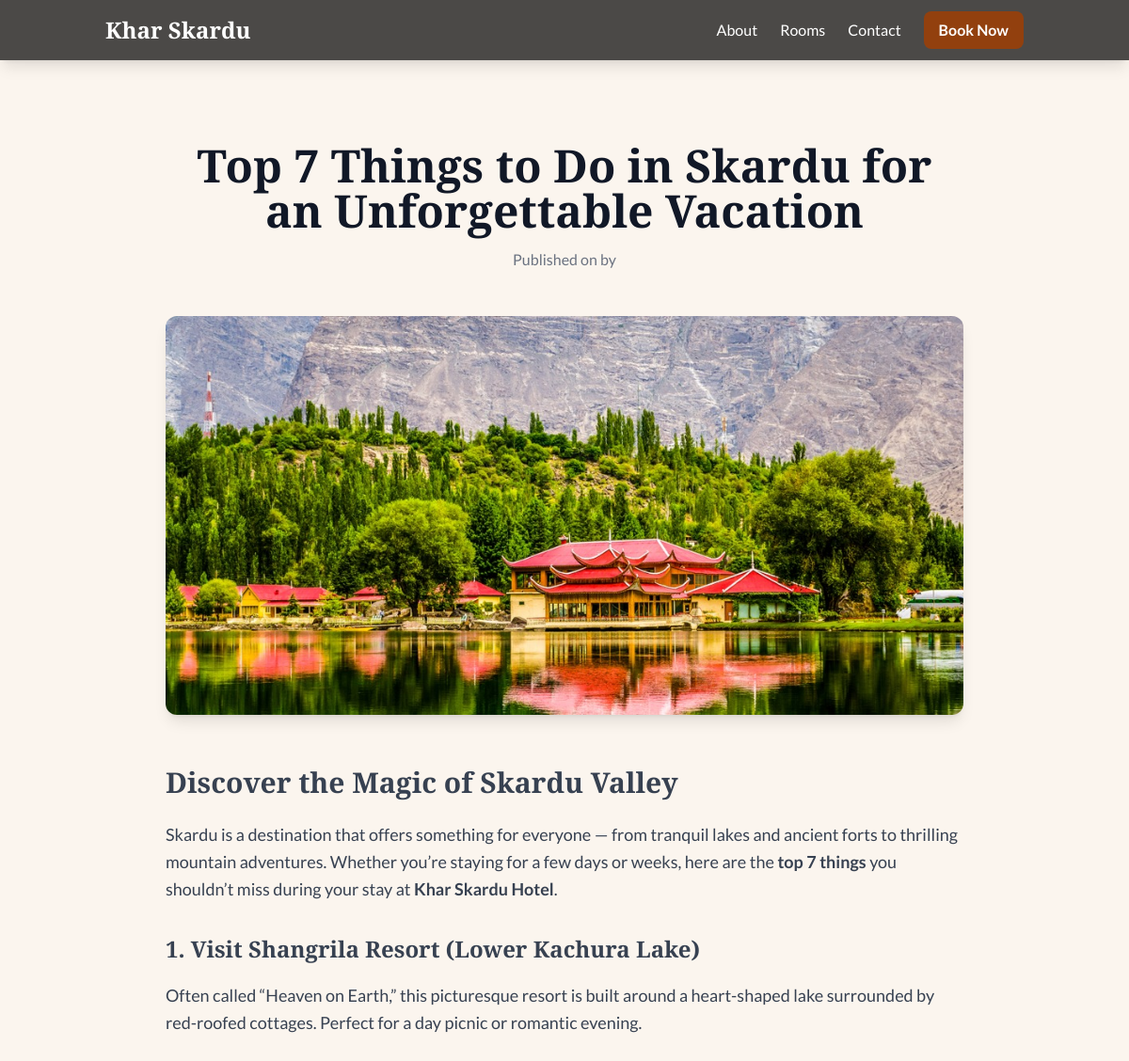
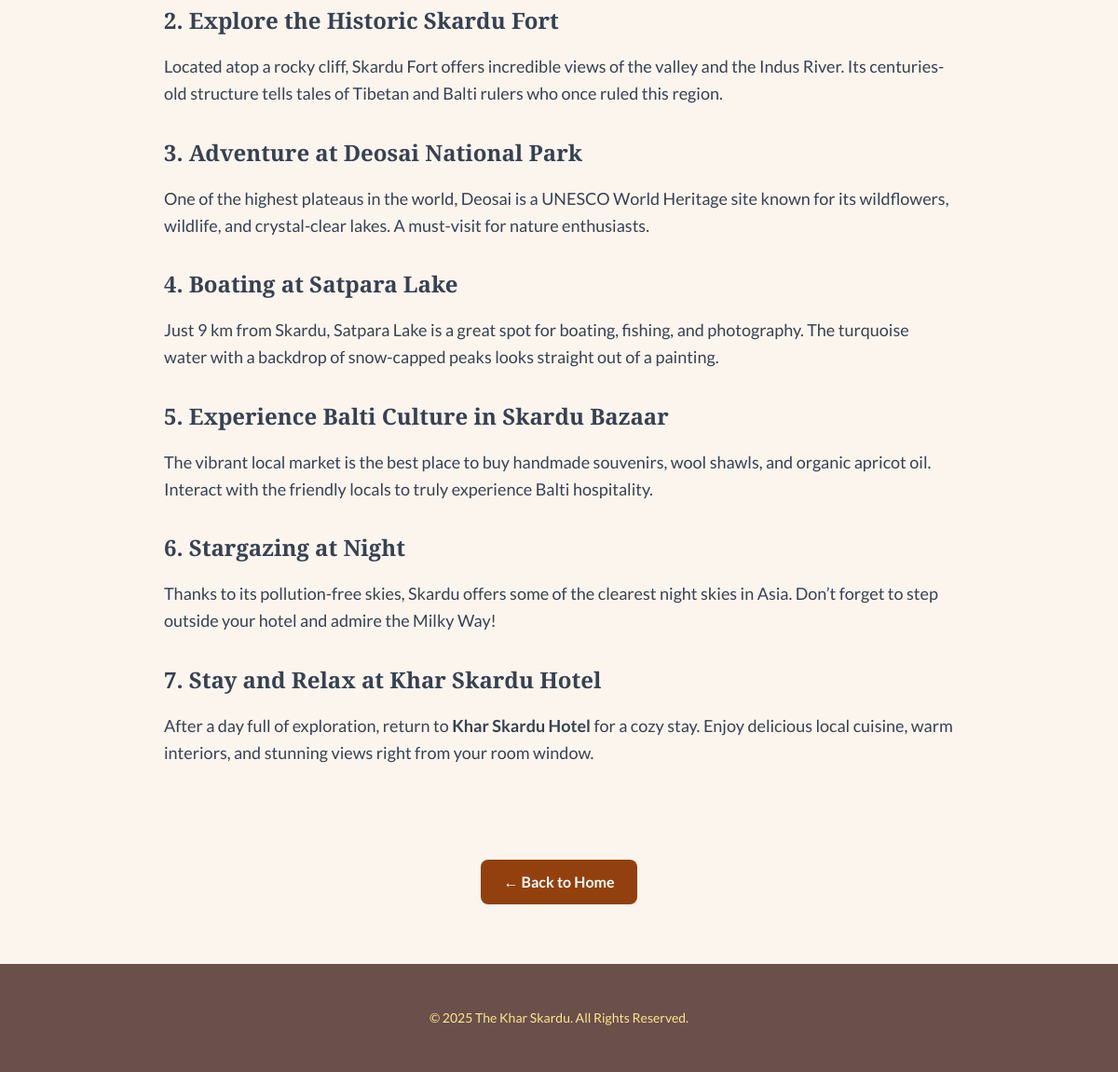
Page /blogview/2/ on the committed database (2 pictures, top to bottom).
### adminportal/models.py (models this page shows, shortened)
class Post(models.Model):
    title = models.CharField(max_length=200)
    content = RichTextField(blank=True, null=True)
    featured_image = models.ImageField(upload_to='post_images/', blank=True, null=True)
    created_at = models.DateTimeField(auto_now_add=True)
    tags = models.TextField(blank=True, null=True)

### KharSkardu/views.py (the view)
# urls.py: path('blogview/<int:id>/', views.blogs, name='blogview'),
def blogs(request,id):
    post=Post.objects.get(id=id)
    tagss=post.tags.split(',')
    return render(request, 'app/blogview.html',{
        'post':post,
        'tags':tagss,
    })

### adminportal/templates/app/blogview.html (shortened to what this page needs)
<!DOCTYPE html>
<html lang="en">
<head>
    <script src="https://cdn.tailwindcss.com"></script>
    <link href="https://unpkg.com/aos@2.3.1/dist/aos.css" rel="stylesheet">
</head>
<body class="text-gray-800">
    <nav id="navbar" class="bg-black bg-opacity-70 backdrop-blur-sm shadow-lg text-white sticky top-0 z-50">
        <div class="container mx-auto px-6 py-3 flex justify-between items-center">
            <a href="{% url 'home' %}" class="font-playfair text-2xl font-bold">Khar Skardu</a>
            <div class="hidden md:flex space-x-6 items-center">
                <a href="{% url 'home' %}#about" class="hover:text-amber-200 transition-colors">About</a>
                <a href="{% url 'home' %}#rooms" class="hover:text-amber-200 transition-colors">Rooms</a>
                <a href="{% url 'home' %}#contact" class="hover:text-amber-200 transition-colors">Contact</a>
                <a href="{% url 'home' %}#booking" class="bg-amber-800 hover:bg-amber-900 text-white font-bold py-2 px-4 rounded-lg animated-button">Book Now</a>
            </div>
        </div>
    </nav>
    <main class="py-20">
        <div class="container mx-auto px-6 max-w-4xl">
            <article data-aos="fade-up">
                <div class="text-center mb-12">
                    <h1 class="font-playfair text-4xl md:text-5xl font-bold text-gray-900 mt-2">{{ post.title }}</h1>
                    <p class="mt-4 text-gray-500">Published on {{ post.published_date|date:"F j, Y" }} by </p>
                </div>
                <img src="{{ post.featured_image.url }}" alt="{{ post.title }}" class="w-full h-auto max-h-[500px] object-cover rounded-xl shadow-lg mb-12">
                <div class="prose-styling text-lg text-gray-700 leading-relaxed">
                    {{ post.content|safe }}
                </div>
            </article>
        </div>
    </main>
    <div class="container mx-auto px-6 mb-16 text-center">
        <a href="{% url 'home' %}" class="inline-block bg-amber-800 hover:bg-amber-900 text-white font-bold py-3 px-6 rounded-lg animated-button">← Back to Home</a>
    </div>
    <footer class="wooden-bg text-white">
        <div class="container mx-auto px-6 py-12 text-center text-sm text-amber-200">
            <p>© 2025 The Khar Skardu. All Rights Reserved.</p>
        </div>
    </footer>
</body>
</html>

### adminportal/templates/app/blogview.html (style rules this page uses)
body { font-family: 'Lato', sans-serif; background-color: #FBF5EE; }
.font-playfair { font-family: 'Playfair Display', serif; }
.wooden-bg { background-color: #6b4f4b; }
.animated-button { transition: all 0.3s ease; }
.prose-styling h2 { font-family: 'Playfair Display', serif; font-size: 1.875rem; font-weight: bold; margin-top: 2rem; margin-bottom: 1rem; }
.prose-styling h3 { font-family: 'Playfair Display', serif; font-size: 1.5rem; font-weight: bold; margin-top: 1.75rem; margin-bottom: 1rem; }
.prose-styling p { margin-bottom: 1.25rem; }

### rows in the picture
Post: title "Top 7 Things to Do in Skardu for an Unforgettable Vacation", featured_image (picture), content "Discover the Magic of Skardu Valley Skardu is a destination that offers something for everyone — from tranquil lakes and ancient forts to thrilling mountain adventures. Whether you’re staying for a few days or weeks, here are the top 7 things you shouldn’t miss during your stay at Khar Skardu Hotel . 1. Visit Shangrila Resort (Lower Kachura Lake) Often called “Heaven on Earth,” this picturesque resort is built around a heart-shaped lake surrounded by red-roofed cottages. Perfect for a day picnic or romantic evening. 2. Explore the Historic Skardu Fort Located atop a rocky cliff, Skardu Fort offers incredible views of the valley and the Indus River. Its centuries-old structure tells tales of…"
